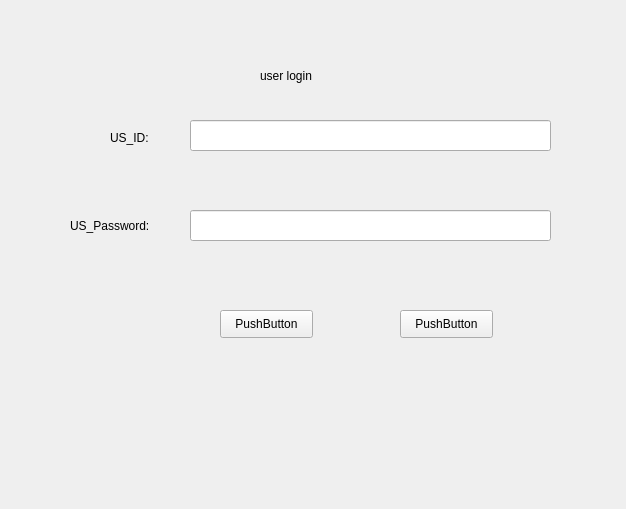
<?xml version="1.0" encoding="UTF-8"?>
<ui version="4.0">
 <class>Form</class>
 <widget class="QWidget" name="Form">
  <property name="geometry">
   <rect>
    <x>0</x>
    <y>0</y>
    <width>626</width>
    <height>509</height>
   </rect>
  </property>
  <property name="windowTitle">
   <string>Form</string>
  </property>
  <widget class="QLabel" name="label">
   <property name="geometry">
    <rect>
     <x>260</x>
     <y>60</y>
     <width>80</width>
     <height>31</height>
    </rect>
   </property>
   <property name="text">
    <string>user login</string>
   </property>
  </widget>
  <widget class="QLabel" name="label_2">
   <property name="geometry">
    <rect>
     <x>110</x>
     <y>130</y>
     <width>55</width>
     <height>16</height>
    </rect>
   </property>
   <property name="text">
    <string>US_ID:</string>
   </property>
  </widget>
  <widget class="QLabel" name="label_3">
   <property name="geometry">
    <rect>
     <x>70</x>
     <y>210</y>
     <width>91</width>
     <height>31</height>
    </rect>
   </property>
   <property name="text">
    <string>US_Password:</string>
   </property>
  </widget>
  <widget class="QLineEdit" name="lineEdit">
   <property name="geometry">
    <rect>
     <x>190</x>
     <y>120</y>
     <width>361</width>
     <height>31</height>
    </rect>
   </property>
  </widget>
  <widget class="QLineEdit" name="lineEdit_2">
   <property name="geometry">
    <rect>
     <x>190</x>
     <y>210</y>
     <width>361</width>
     <height>31</height>
    </rect>
   </property>
  </widget>
  <widget class="QPushButton" name="pushButton">
   <property name="geometry">
    <rect>
     <x>220</x>
     <y>310</y>
     <width>93</width>
     <height>28</height>
    </rect>
   </property>
   <property name="text">
    <string>PushButton</string>
   </property>
  </widget>
  <widget class="QPushButton" name="pushButton_2">
   <property name="geometry">
    <rect>
     <x>400</x>
     <y>310</y>
     <width>93</width>
     <height>28</height>
    </rect>
   </property>
   <property name="text">
    <string>PushButton</string>
   </property>
  </widget>
 </widget>
 <resources/>
 <connections/>
</ui>
